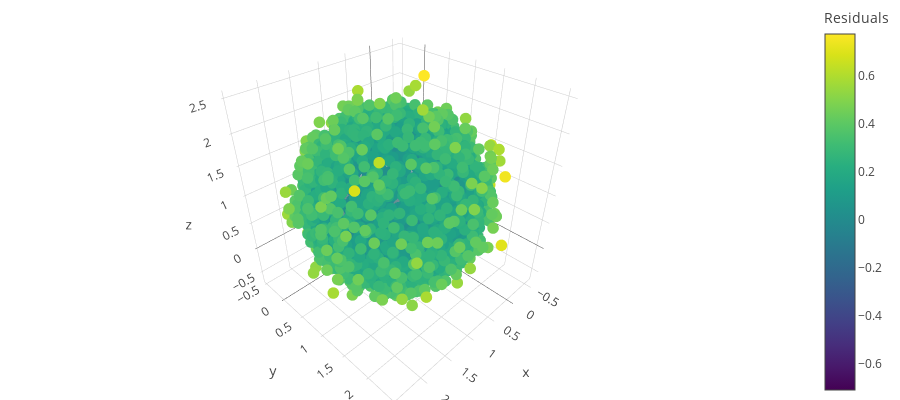

Write notebook code for a chart like this one.
### Code cell
pts_trace = go.Scatter3d(x=pts_noisy[:, 0], y=pts_noisy[:, 1], z=pts_noisy[:, 2],
                         mode='markers',
                         marker={'size': 4, 'color': residuals, 'colorscale': 'Viridis', 'showscale':True,
                                 'colorbar':{'title':'Residuals'}})
sphere_trace = plot_sphere_surface(np.array([a, b, c]), r)
data = go.Data([pts_trace, sphere_trace])
figure = go.Figure(data=data,layout=layout)
iplot(figure, config=config)

### Figure 1 — Plotly figure (JSON) as saved in the notebook; plotly's stock layout.template omitted (floating-point values rounded to 4 significant figures; data arrays with more than 128 entries replaced by an {"elided": "..."} marker saying what was removed)
{"data": [{"marker": {"color": {"elided": "10000 float values"}, "colorbar": {"title": "Residuals"}, "colorscale": "Viridis", "showscale": true, "size": 4}, "mode": "markers", "type": "scatter3d", "x": {"elided": "10000 float values"}, "y": {"elided": "10000 float values"}, "z": {"elided": "10000 float values"}}, {"opacity": 0.6, "showscale": false, "surfacecolor": {"elided": "20x20 int values"}, "type": "surface", "x": {"elided": "20x20 float values"}, "y": {"elided": "20x20 float values"}, "z": {"elided": "20x20 float values"}}], "layout": {"autosize": true, "height": 400, "margin": {"b": 0, "l": 0, "r": 0, "t": 0}, "title": "3D Points"}}
